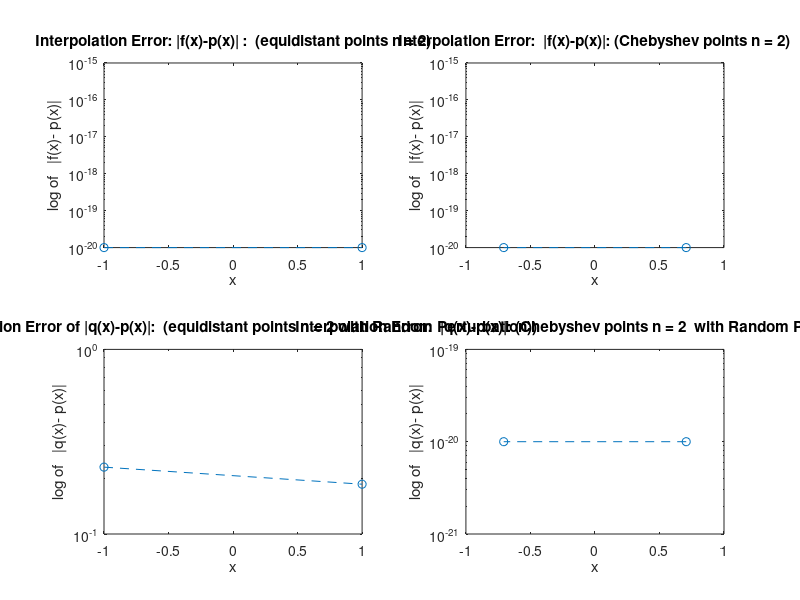
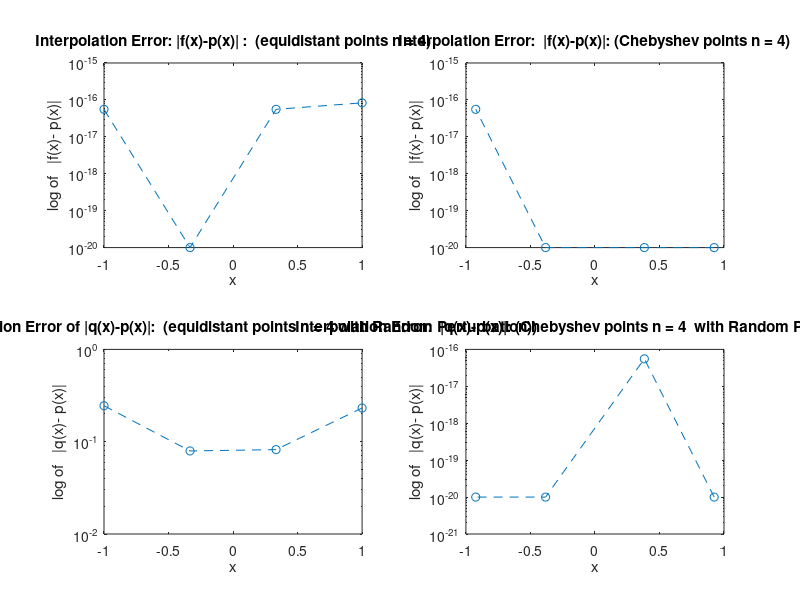
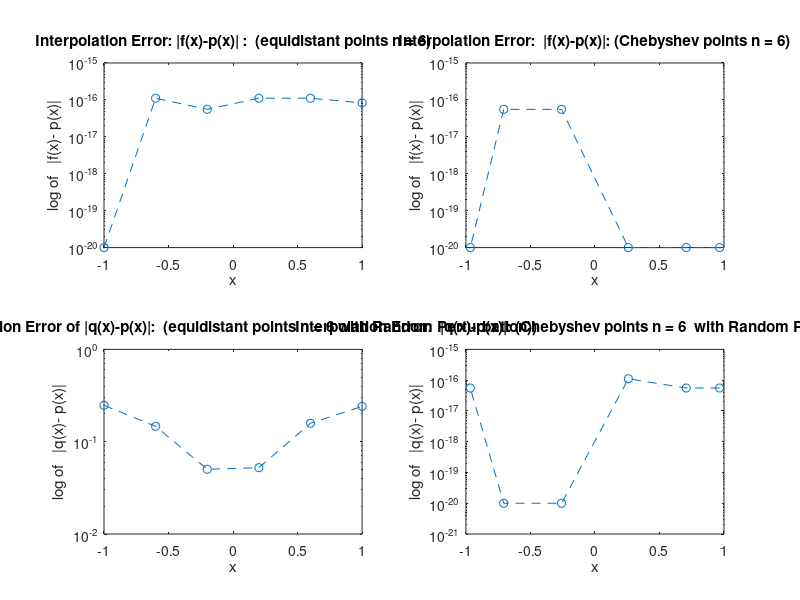
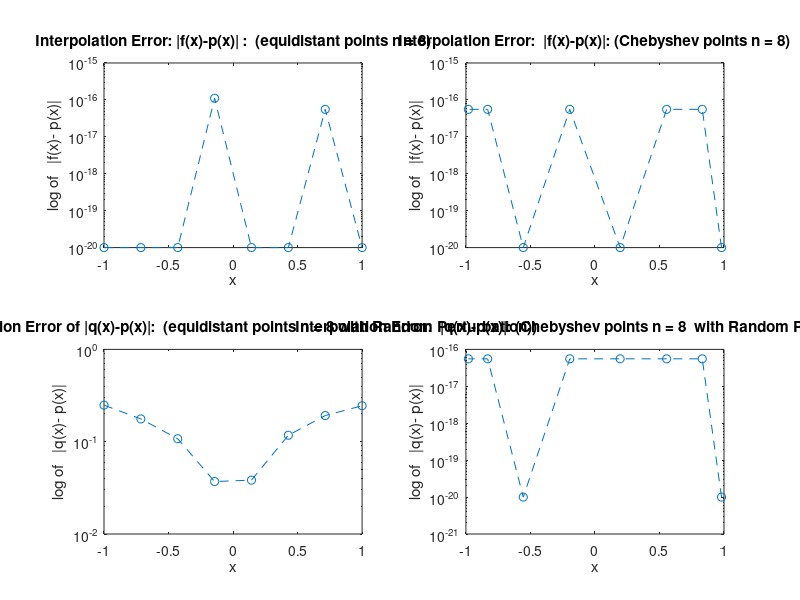

These charts were generated, in order, by the following MATLAB code:
%% ========================================================================
%Exercise 1 of Numerical Analysis Course, Coded by Hao Zhao, Feb 15,2016
%% ========================================================================


close all;

%% ========================================================================
%--------------------Problems and Computer Exercises : 4.1.1 (a) ----------
%% ========================================================================

for n = 2:2:16
 
    % (1) option 1: define the equidistant points
    x = zeros(1,n);
    f = zeros(1,n);
    for i = 1:n
        x(i) = -1 + 2*(i-1)/(n-1);
        f(i) = 1/(3+x(i));
    end
    
    % define the Vandermonde Matrix for the linear system V'c = F
    V = zeros(n,n);
    c = zeros(n,1);
    p = zeros(n,1); 
    for i = 1:n
        for j = 1:n
            V(i,j) = x(i)^(j-1);
        end
    end
    % solve the linear sytem
    c = V\f';
    % derive the numerical solution
    P = V * c;
    
    % derive the calculation difference
    diff = abs(f-P');
    
    % derive the the log difference
    diff_log = diff;
    diff_log(diff_log == 0) = 1e-20; 
    
    figure;
    subplot(2,2,1);semilogy(x,diff_log,'--o');
    axis([-1 1 1e-20 1e-15])
    xlabel('x')
    ylabel('log of   |f(x)- p(x)|')
%     title(sprintf('Interpolation Error of f(x) = 1/(3+x):  (equidistant points n = %d)',n));
    title(sprintf('Interpolation Error: |f(x)-p(x)| :  (equidistant points n = %d)',n));
    
    % (2) option 2: define the Chebyshev points
    x = zeros(1,n);
    f = zeros(1,n);
    for i = 1:n
        x(i) = cos((2*i-1)*pi/(2*n));
        f(i) = 1/(3+x(i));
    end
    
    % define the Vandermonde Matrix for the linear system V'c = F
    V = zeros(n,n);
    c = zeros(n,1);
    p = zeros(n,1); 
    for i = 1:n
        for j = 1:n
            V(i,j) = x(i)^(j-1);
        end
    end
    % solve the linear sytem
    c = V\f';
    % derive the numerical solution
    P = V * c;
    
    % derive the calculation difference
    diff = abs(f-P');
    
    % derive the the log difference
    diff_log = diff;
    diff_log(diff_log == 0) = 1e-20;
    
    subplot(2,2,2);semilogy(x,diff_log,'--o');
    axis([-1 1 1e-20 1e-15])
    xlabel('x')
    ylabel('log of   |f(x)- p(x)|')
%     title(sprintf('Interpolation Error of f(x) = 1/(3+x):  (Chebyshev points n = %d)',n));
    title(sprintf('Interpolation Error:  |f(x)-p(x)|: (Chebyshev points n = %d)',n));

   %% ----------------------------------------------------------------------------------------
    Pertb = 0.2;
    
    % (1) option 1: define the equidistant points
    x = zeros(1,n);
    f = zeros(1,n);
    for i = 1:n
        x(i) = -1 + 2*(i-1)/(n-1);
        f(i) = 1/(3+x(i));
    end
    
    % define the Vandermonde Matrix for the linear system V'c = F
    V = zeros(n,n);
    c = zeros(n,1);
    q = zeros(n,1); 
    for i = 1:n
        for j = 1:n
            V(i,j) = (x(i)- Pertb)^(j-1);
        end
    end
    % solve the linear sytem
    c = V\f';
    % derive the numerical solution
    q = V * c;
    
    % derive the calculation difference
    diff = abs(q'-P');
    
    % derive the the log difference
    diff_log = diff;
%     diff_log(diff_log == 0) = 1e-20; 
    

    subplot(2,2,3);semilogy(x,diff_log,'--o');
%     axis([-1 1 1e-20 1e-15])
    xlabel('x')
    ylabel('log of   |q(x)- p(x)|')
    title(sprintf('Interpolation Error of |q(x)-p(x)|:  (equidistant points n = %d with Random Perturbation))',n));
    
    % (2) option 2: define the Chebyshev points
    x = zeros(1,n);
    f = zeros(1,n);
    for i = 1:n
        x(i) = cos((2*i-1)*pi/(2*n));
        f(i) = 1/(3+x(i));
    end
    
    % define the Vandermonde Matrix for the linear system V'c = F
    V = zeros(n,n);
    c = zeros(n,1);
    q = zeros(n,1); 
    for i = 1:n
        for j = 1:n
            V(i,j) = (x(i)- Pertb)^(j-1);
        end
    end
    % solve the linear sytem
    c = V\f';
    % derive the numerical solution
    q = V * c;
    
    % derive the calculation difference
    diff = abs(q'-P');
    
    % derive the the log difference
    diff_log = diff;
    diff_log(diff_log == 0) = 1e-20;
    
    subplot(2,2,4);semilogy(x,diff_log,'--o');
    %     axis([-1 1 1e-20 1e-15])
    xlabel('x')
    ylabel('log of   |q(x)- p(x)|')
%     title(sprintf('Interpolation Error of f(x) = 1/(3+x):  (Chebyshev points n = %d with Random Perturbation)',n));
    title(sprintf('Interpolation Error:  |q(x)-p(x)|: (Chebyshev points n = %d  with Random Perturbation))',n));
    
end

%% ========================================================================
%--------------------Problems and Computer Exercises : 4.1.1 (b) ----------
%% ========================================================================

for n = 16:-8:8
    
    % (1) option 1: define the equidistant points
    x = zeros(1,n);
    f = zeros(1,n);
    for i = 1:n
        x(i) = -1 + 2*(i-1)/(n-1);
%         f(i) = 1/(x(i)^2 +1);
        f(i) = sin(x(i)*pi);
    end
    
    % define the Vandermonde Matrix for the linear system V'c = F
    V = zeros(n,n);
    p = zeros(n,1); 
    for i = 1:n
        for j = 1:n
            V(i,j) = x(i)^(j-1);
        end
    end
    % solve the linear sytem
    c = V\f';
    % derive the numerical solution
    P = V * c;
    
    % define the actual solution of f(x), the denser sample ratio used.        
    X  = -1: 0.05 :1;
    F  = sin(X.*pi);
    
    % plot the f(x) series.
    figure;
    subplot(1,2,1);plot(X,F,'b',x,P,'r--o');
    axis([-1 1 -1 1])
    xlabel('x')
    ylabel('f(x)')
    title(sprintf('Interpolation of random vector f :  (equidistant points n = %d)',n));
    
    
    % (2) option 2: define the Chebyshev points
    x = zeros(1,n);
    f = zeros(1,n);
    for i = 1:n
        x(i) = cos((2*i-1)*pi/(2*n));
        f(i) = sin(x(i)*pi);
    end
    % define the Vandermonde Matrix for the linear system V'c = F
    V = zeros(n,n);
    c = zeros(n,1);
    p = zeros(n,1); 
    for i = 1:n
        for j = 1:n
            V(i,j) = x(i)^(j-1);
        end
    end
    % solve the linear sytem
    c = V\f';
    % derive the numerical solution
    P = V * c;
    
    % define the actual solution of f(x), the denser sample ratio used.        
    X  = -1: 0.05 :1;
    F  = sin(X.*pi);
    
    % plot the f(x) series.
    subplot(1,2,2);plot(X,F,'b',x,P,'r--o');
    axis([-1 1 -1 1])
    xlabel('x')
    ylabel('f(x)')
    title(sprintf('Interpolation of random vector f :  (Chebyshev points n = %d)',n));

end
